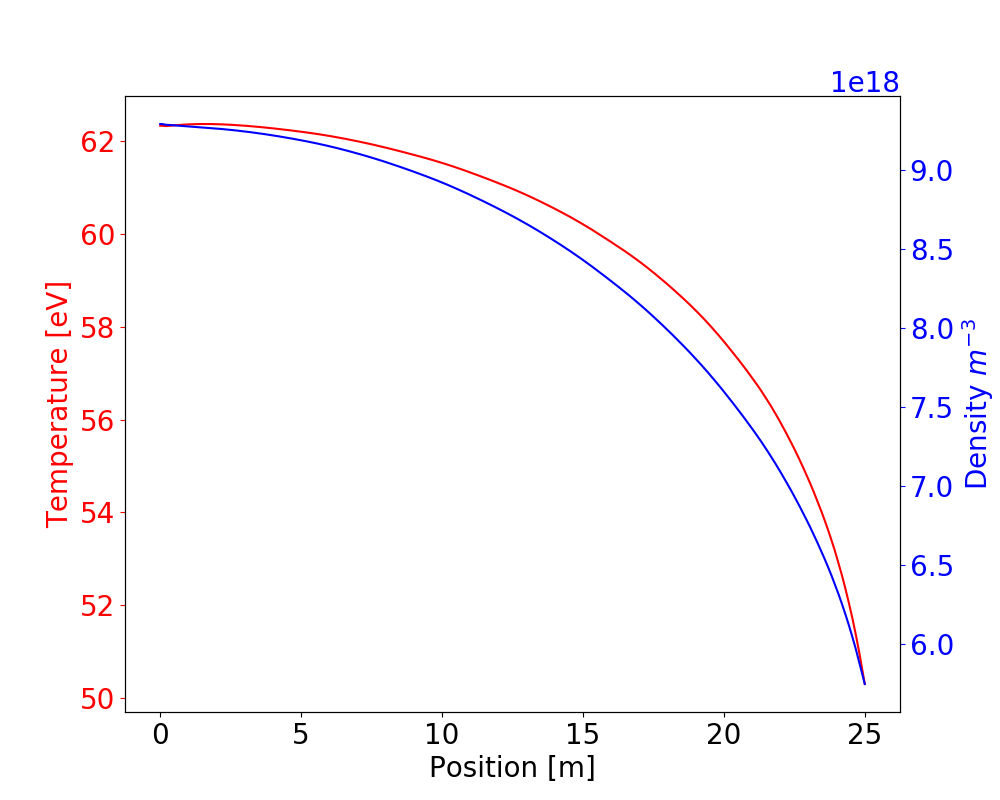

This chart was generated by the following Python code:
#!/usr/bin/env python
#
# Plot profiles of density and temperature

from boutdata import collect
from numpy import zeros, sum

import sys
import matplotlib
matplotlib.rcParams.update({'font.size': 20})
import matplotlib.pyplot as plt

if len(sys.argv) != 2:
    # Print usage information
    print("Usage: {0} path\n e.g. {0} data".format(sys.argv[0]))
    sys.exit(1)

path = sys.argv[1]

tind = 50

# Evolving variables, remove extra guard cells so just one each side
P = collect("P", path=path, tind=tind, yguards=True)[-1,0,1:-1,0]
Ne = collect("Ne", path=path, tind=tind, yguards=True)[-1,0,1:-1,0]
NVi = collect("NVi", path=path, tind=tind, yguards=True)[-1,0,1:-1,0]

# Normalisations
nnorm = collect("Nnorm", path=path, tind=tind)
tnorm = collect("Tnorm", path=path, tind=tind)
pnorm = nnorm*tnorm*1.602e-19 # Converts p to Pascals
cs0 = collect("Cs0", path=path)

# electron temperature
Te = (0.5*P/Ne) * tnorm

# ion parallel velocity
Vi = (NVi/Ne) * cs0

NVi *= nnorm * cs0
Ne *= nnorm
P *= pnorm

dy = collect("dy", path=path, yguards=True)[0,1:-1]
n = len(dy)
pos = zeros(n)

# position at the centre of the grid cell
pos[0] = -0.5*dy[1]
pos[1] = 0.5*dy[1]
for i in range(2,n):
    pos[i] = pos[i-1] + 0.5*dy[i-1] + 0.5*dy[i]

def replace_guards(var):
    """
    This in-place replaces the points in the guard cells with the points on the boundary
    
    """
    var[0] = 0.5*(var[0] + var[1])
    var[-1] = 0.5*(var[-1] + var[-2])

replace_guards(pos)
replace_guards(Ne)
replace_guards(Te)
replace_guards(Vi)

fig=plt.figure(figsize=(10,8))
ax1=fig.add_subplot(1,1,1)

ax1.set_xlabel("Position [m]")
ax1.set_ylabel("Temperature [eV]", color="r")
ax1.tick_params('y', colors='r')

ax2 = ax1.twinx()
ax2.set_ylabel(r"Density $m^{-3}$", color='b')
ax2.tick_params('y', colors='b')

ax1.plot(pos, Te, '-r')
ax2.plot(pos, Ne, '-b')

fig.savefig("profiles.pdf")
fig.savefig("profiles.png")

#ax1.set_xlim([pos[-1] - 1.0, pos[-1]])
#ax2.set_xlim([pos[-1] - 1.0, pos[-1]])

#fig.savefig("profiles_zoom.pdf")
#fig.savefig("profiles_zoom.png")

plt.show()
